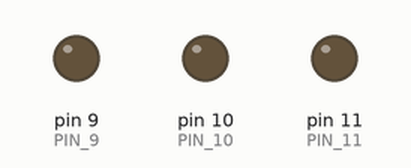
This sketch was run on a simulated Arduino Uno, built with avr-gcc and run on an emulated ATmega328P. Shown: output pins drawn as LEDs (lit = HIGH). Random numbers use the default seed unless the sketch sets one.

Above: at 0.15 s.
Timing chart, 0 to 0.8 s (numbered marks = the images above):
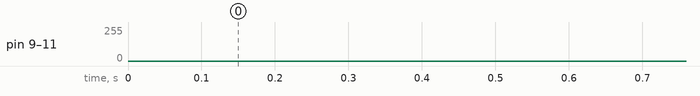

The sketch:

project3-arduino-analog.ino
```cpp
// var declare
const int PIN_9 = 9;
const int PIN_10 = 10;
const int PIN_11 = 11;

void setup() {
  pinMode(PIN_9,OUTPUT);
  pinMode(PIN_10,OUTPUT);
  pinMode(PIN_11,OUTPUT);
}

void loop() {
  // put your main code here, to run repeatedly:
  analogWrite(PIN_9, random(50)+100);
  analogWrite(PIN_10, random(156)+100);
  analogWrite(PIN_11, random(156)+100);
}
```
